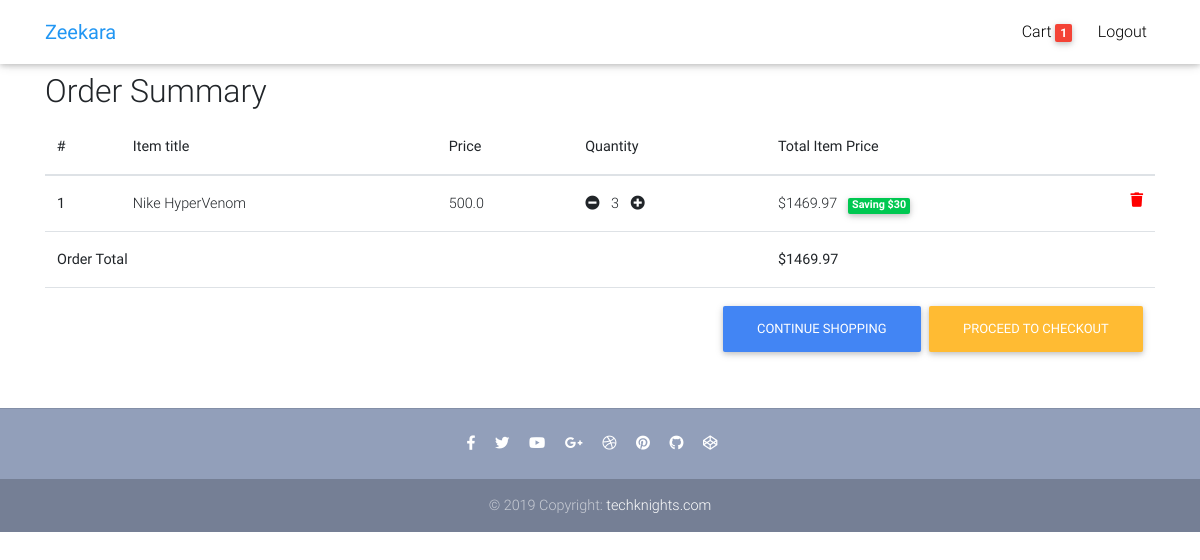
/order-summary/ (signed in), run on an earlier commit of the app's database.
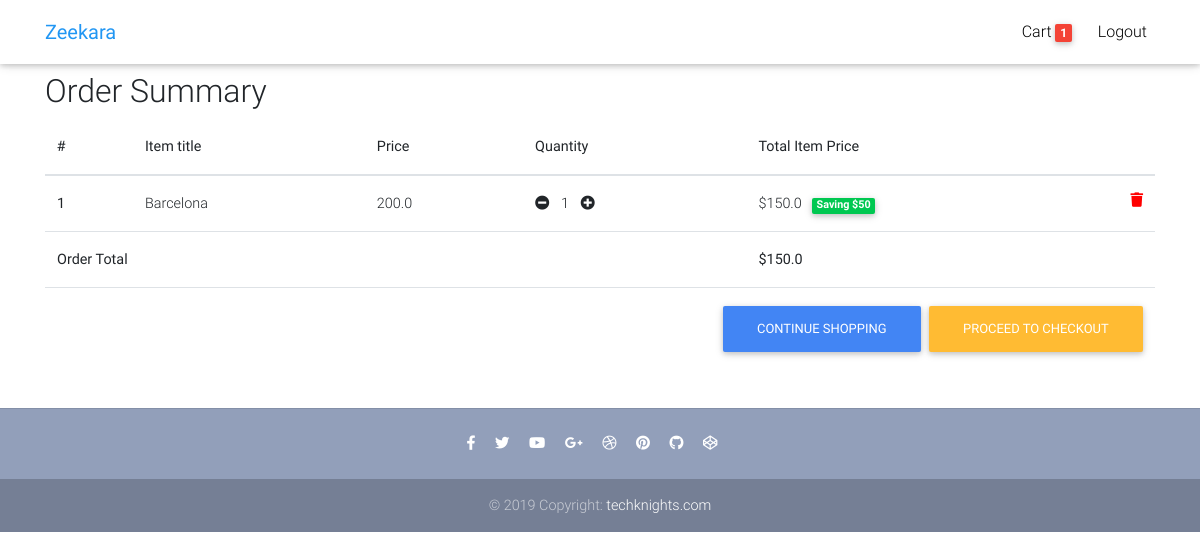
And on a later commit of the database.
### core/models.py (models this page shows, shortened)
class OrderItem(models.Model):
    user = models.ForeignKey(settings.AUTH_USER_MODEL, on_delete=models.CASCADE)
    ordered = models.BooleanField(default=False)
    item = models.ForeignKey(Item, on_delete=models.CASCADE)
    quantity = models.IntegerField(default=1)
    def get_total_price(self):
        return round(self.quantity * self.item.price, 2)
    def get_total_discount_price(self):
        return round(self.quantity * self.item.discount_price, 2)
    def get_amount_saved(self):
        saved = round(self.get_total_price() - self.get_total_discount_price())
        return saved
    def get_final_price(self):
        if self.item.discount_price:
            return self.get_total_discount_price()
        return round(self.get_total_price())

class Item(models.Model):
    title = models.CharField(max_length=50)
    price = models.FloatField()
    discount_price = models.FloatField(blank=True, null=True)
    category = models.CharField(choices=CATERGORY_CHOICES, max_length=50, default="S")
    label = models.CharField(choices=LABEL_CHOICES, max_length=1, default="P")
    description = models.TextField(
        default="Lorem ipsum dolor sit amet consectetur adipisicing elit. Quidem id asperiores soluta aut sunt, recusandae sit iusto?"
    )

class Order(models.Model):
    user = models.ForeignKey(settings.AUTH_USER_MODEL, on_delete=models.CASCADE)
    items = models.ManyToManyField(OrderItem)
    start_date = models.DateTimeField(auto_now_add=True)
    ordered_date = models.DateTimeField()
    ordered = models.BooleanField(default=False)
    def get_total(self):
        total = 0
        for order_item in self.items.all():
            total += order_item.get_final_price()
        return round(total, 2)

### core/views.py (the view)
# urls.py: path("order-summary/", OrderSummaryView.as_view(), name="order-summary"),
class OrderSummaryView(LoginRequiredMixin, DetailView):
    def get(self, *args, **kwargs):
        try:
            order = Order.objects.get(user=self.request.user, ordered=False)
        except ObjectDoesNotExist:
            messages.error(self.request, "You do not have and active order")
            return redirect("/")
        context = {
            'object':order
        }
        return render(self.request,  "order_summary.html", context)

### core/templatetags/cart_template_tags.py (called while the page is built)
@register.filter
def cart_item_count(user):
    if user.is_authenticated:
        qs = Order.objects.filter(user=user, ordered=False)
        if qs.exists():
            return qs[0].items.count()
    else:
        return 0

### templates/order_summary.html (shortened to what this page needs)
{% extends 'base.html' %}
{% load static %}
{% block content %}
<main>
    <div class="container">
        <div class="table-responsive text-nowrap">
            <h2>Order Summary</h2>
            <table class="table">
                <thead>
                    <tr>
                        <th scope="col">#</th>
                        <th scope="col">Item title</th>
                        <th scope="col">Price</th>
                        <th scope="col">Quantity</th>
                        <th scope="col">Total Item Price</th>
                    </tr>
                </thead>
                <tbody>
                    {% for order_item in object.items.all %}
                    <tr>
                        <th scope="col"> {{ forloop.counter }} </th>
                        <td>{{ order_item.item.title }}</td>
                        <td>{{ order_item.item.price }}</td>
                        <td>
                            <a href="{% url 'core:remove-single-item-from-cart' order_item.item.pk %}"><i
                                    class="fas fa-minus-circle mr-2"></i></a>
                            {{ order_item.quantity }}
                            <a class="add_to_cart" href="{% url 'core:add-to-cart' order_item.item.pk %}"><i
                                    class=" fas fa-plus-circle ml-2"></i></a>
                        </td>
                        <td>
                            {% if order_item.item.discount_price %}
                            ${{ order_item.get_total_discount_price }} &nbsp
                            <span class="badge badge-success"> Saving ${{ order_item.get_amount_saved }} </span>
                            {% else %}
                            ${{ order_item.get_total_price }}</td>
                        {% endif %}
                        <a style="color:red" href="{% url 'core:remove-from-cart'  order_item.item.pk %}">
                            <i class="fas fa-trash float-right"></i>
                        </a>
                        </td>
                    </tr>
                    {% endfor %}
                    {% if object.get_total %}
                    <tr>
                        <td colspan="4"> <b>Order Total</b></td>
                        <td colspan="4"> <b>${{ object.get_total }}</b></td>
                    </tr>
                    <tr>
                        <td colspan="5">
                            <a class="btn btn-warning float-right ml-2" href="/checkout">Proceed to checkout </a>
                            <a class="btn btn-primary float-right ml-2" href="/">Continue Shopping</a>
                        </td>
                    </tr>
                    {% endif %}
                </tbody>
            </table>
        </div>
    </div>
</main>
{% endblock content %}

What changed in the data, as far as the page shows it:
no longer on this page (row edited): OrderItem: item "Nike HyperVenom", item.price "500.0", quantity "3", get_total_discount_price "1469.97", get_amount_saved "30"
added OrderItem: item "Barcelona", item.price "200.0", quantity "1", get_total_discount_price "150.0", get_amount_saved "50"
computed for Order: get_total "1469.97" → "150.0"
